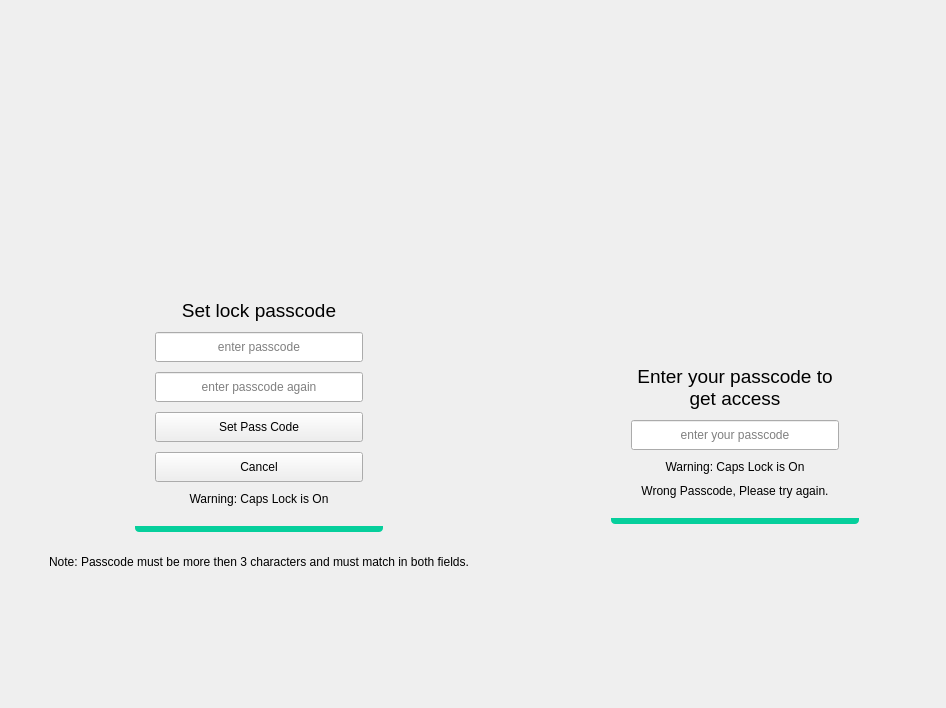
<?xml version="1.0" encoding="UTF-8"?>
<ui version="4.0">
 <class>Lock</class>
 <widget class="QWidget" name="Lock">
  <property name="geometry">
   <rect>
    <x>0</x>
    <y>0</y>
    <width>946</width>
    <height>708</height>
   </rect>
  </property>
  <property name="sizePolicy">
   <sizepolicy hsizetype="Expanding" vsizetype="Expanding">
    <horstretch>0</horstretch>
    <verstretch>0</verstretch>
   </sizepolicy>
  </property>
  <property name="windowTitle">
   <string>Form</string>
  </property>
  <layout class="QHBoxLayout" name="horizontalLayout">
   <property name="leftMargin">
    <number>0</number>
   </property>
   <property name="topMargin">
    <number>0</number>
   </property>
   <property name="rightMargin">
    <number>0</number>
   </property>
   <property name="bottomMargin">
    <number>0</number>
   </property>
   <item>
    <widget class="QWidget" name="centerWidget" native="true">
     <layout class="QHBoxLayout" name="horizontalLayout_8">
      <property name="leftMargin">
       <number>0</number>
      </property>
      <property name="topMargin">
       <number>0</number>
      </property>
      <property name="rightMargin">
       <number>0</number>
      </property>
      <property name="bottomMargin">
       <number>0</number>
      </property>
      <item>
       <widget class="QWidget" name="signup" native="true">
        <property name="styleSheet">
         <string notr="true">QWidget#signup {
        	 background-image:url(:/icons/texture.png)
}</string>
        </property>
        <layout class="QVBoxLayout" name="verticalLayout">
         <property name="spacing">
          <number>20</number>
         </property>
         <item>
          <spacer name="verticalSpacer">
           <property name="orientation">
            <enum>Qt::Vertical</enum>
           </property>
           <property name="sizeHint" stdset="0">
            <size>
             <width>20</width>
             <height>40</height>
            </size>
           </property>
          </spacer>
         </item>
         <item>
          <layout class="QHBoxLayout" name="horizontalLayout_5">
           <property name="leftMargin">
            <number>0</number>
           </property>
           <property name="rightMargin">
            <number>0</number>
           </property>
           <property name="bottomMargin">
            <number>0</number>
           </property>
           <item>
            <spacer name="horizontalSpacer_7">
             <property name="orientation">
              <enum>Qt::Horizontal</enum>
             </property>
             <property name="sizeHint" stdset="0">
              <size>
               <width>40</width>
               <height>20</height>
              </size>
             </property>
            </spacer>
           </item>
           <item>
            <layout class="QVBoxLayout" name="verticalLayout_10">
             <property name="spacing">
              <number>0</number>
             </property>
             <property name="rightMargin">
              <number>0</number>
             </property>
             <property name="bottomMargin">
              <number>0</number>
             </property>
             <item>
              <widget class="QWidget" name="widget_2" native="true">
               <property name="styleSheet">
                <string notr="true"/>
               </property>
               <layout class="QVBoxLayout" name="verticalLayout_4">
                <property name="spacing">
                 <number>10</number>
                </property>
                <property name="sizeConstraint">
                 <enum>QLayout::SetMinimumSize</enum>
                </property>
                <property name="leftMargin">
                 <number>20</number>
                </property>
                <property name="topMargin">
                 <number>20</number>
                </property>
                <property name="rightMargin">
                 <number>20</number>
                </property>
                <property name="bottomMargin">
                 <number>20</number>
                </property>
                <item>
                 <layout class="QHBoxLayout" name="horizontalLayout_2">
                  <property name="topMargin">
                   <number>0</number>
                  </property>
                  <property name="bottomMargin">
                   <number>5</number>
                  </property>
                  <item>
                   <spacer name="horizontalSpacer">
                    <property name="orientation">
                     <enum>Qt::Horizontal</enum>
                    </property>
                    <property name="sizeHint" stdset="0">
                     <size>
                      <width>40</width>
                      <height>20</height>
                     </size>
                    </property>
                   </spacer>
                  </item>
                  <item>
                   <widget class="QLabel" name="label">
                    <property name="minimumSize">
                     <size>
                      <width>128</width>
                      <height>128</height>
                     </size>
                    </property>
                    <property name="styleSheet">
                     <string notr="true">background-color:transparent;</string>
                    </property>
                    <property name="text">
                     <string/>
                    </property>
                    <property name="pixmap">
                     <pixmap resource="icons.qrc">:/icons/app/icon-128.png</pixmap>
                    </property>
                    <property name="alignment">
                     <set>Qt::AlignCenter</set>
                    </property>
                   </widget>
                  </item>
                  <item>
                   <spacer name="horizontalSpacer_2">
                    <property name="orientation">
                     <enum>Qt::Horizontal</enum>
                    </property>
                    <property name="sizeHint" stdset="0">
                     <size>
                      <width>40</width>
                      <height>20</height>
                     </size>
                    </property>
                   </spacer>
                  </item>
                 </layout>
                </item>
                <item>
                 <widget class="QLabel" name="label_3">
                  <property name="font">
                   <font>
                    <pointsize>14</pointsize>
                   </font>
                  </property>
                  <property name="text">
                   <string>Set lock passcode</string>
                  </property>
                  <property name="alignment">
                   <set>Qt::AlignCenter</set>
                  </property>
                  <property name="wordWrap">
                   <bool>true</bool>
                  </property>
                 </widget>
                </item>
                <item>
                 <widget class="QLineEdit" name="passcode1">
                  <property name="minimumSize">
                   <size>
                    <width>0</width>
                    <height>30</height>
                   </size>
                  </property>
                  <property name="echoMode">
                   <enum>QLineEdit::Password</enum>
                  </property>
                  <property name="alignment">
                   <set>Qt::AlignCenter</set>
                  </property>
                  <property name="placeholderText">
                   <string>enter passcode</string>
                  </property>
                 </widget>
                </item>
                <item>
                 <widget class="QLineEdit" name="passcode2">
                  <property name="minimumSize">
                   <size>
                    <width>0</width>
                    <height>30</height>
                   </size>
                  </property>
                  <property name="echoMode">
                   <enum>QLineEdit::Password</enum>
                  </property>
                  <property name="alignment">
                   <set>Qt::AlignCenter</set>
                  </property>
                  <property name="placeholderText">
                   <string>enter passcode again</string>
                  </property>
                 </widget>
                </item>
                <item>
                 <widget class="QPushButton" name="setPass">
                  <property name="minimumSize">
                   <size>
                    <width>0</width>
                    <height>30</height>
                   </size>
                  </property>
                  <property name="text">
                   <string>Set Pass Code</string>
                  </property>
                 </widget>
                </item>
                <item>
                 <widget class="QPushButton" name="cancelSetting">
                  <property name="minimumSize">
                   <size>
                    <width>0</width>
                    <height>30</height>
                   </size>
                  </property>
                  <property name="text">
                   <string>Cancel</string>
                  </property>
                 </widget>
                </item>
                <item>
                 <widget class="QLabel" name="caps2">
                  <property name="text">
                   <string>Warning: Caps Lock is On</string>
                  </property>
                  <property name="alignment">
                   <set>Qt::AlignCenter</set>
                  </property>
                 </widget>
                </item>
               </layout>
              </widget>
             </item>
             <item>
              <widget class="QWidget" name="bottomLine_2" native="true">
               <property name="minimumSize">
                <size>
                 <width>6</width>
                 <height>0</height>
                </size>
               </property>
               <property name="maximumSize">
                <size>
                 <width>16777215</width>
                 <height>6</height>
                </size>
               </property>
               <property name="styleSheet">
                <string notr="true">background-color: rgb(6, 207, 156);
border-bottom-right-radius: 4px;
border-bottom-left-radius: 4px;</string>
               </property>
               <layout class="QVBoxLayout" name="verticalLayout_11"/>
              </widget>
             </item>
            </layout>
           </item>
           <item>
            <spacer name="horizontalSpacer_8">
             <property name="orientation">
              <enum>Qt::Horizontal</enum>
             </property>
             <property name="sizeHint" stdset="0">
              <size>
               <width>40</width>
               <height>20</height>
              </size>
             </property>
            </spacer>
           </item>
          </layout>
         </item>
         <item>
          <layout class="QHBoxLayout" name="horizontalLayout_7">
           <property name="topMargin">
            <number>0</number>
           </property>
           <item>
            <spacer name="horizontalSpacer_11">
             <property name="orientation">
              <enum>Qt::Horizontal</enum>
             </property>
             <property name="sizeHint" stdset="0">
              <size>
               <width>40</width>
               <height>20</height>
              </size>
             </property>
            </spacer>
           </item>
           <item>
            <widget class="QLabel" name="signup_warning">
             <property name="text">
              <string>&lt;html&gt;&lt;head/&gt;&lt;body&gt;&lt;p&gt;Note: Passcode must be more then 3 characters and must match in both fields.&lt;/p&gt;&lt;/body&gt;&lt;/html&gt;</string>
             </property>
             <property name="alignment">
              <set>Qt::AlignCenter</set>
             </property>
             <property name="wordWrap">
              <bool>false</bool>
             </property>
            </widget>
           </item>
           <item>
            <spacer name="horizontalSpacer_12">
             <property name="orientation">
              <enum>Qt::Horizontal</enum>
             </property>
             <property name="sizeHint" stdset="0">
              <size>
               <width>40</width>
               <height>20</height>
              </size>
             </property>
            </spacer>
           </item>
          </layout>
         </item>
         <item>
          <spacer name="verticalSpacer_2">
           <property name="orientation">
            <enum>Qt::Vertical</enum>
           </property>
           <property name="sizeHint" stdset="0">
            <size>
             <width>20</width>
             <height>40</height>
            </size>
           </property>
          </spacer>
         </item>
        </layout>
       </widget>
      </item>
      <item>
       <widget class="QWidget" name="login" native="true">
        <property name="styleSheet">
         <string notr="true">QWidget#login {
        	 background-image:url(&quot;:/icons/texture.png&quot;)
}</string>
        </property>
        <layout class="QVBoxLayout" name="verticalLayout_2">
         <property name="spacing">
          <number>20</number>
         </property>
         <item>
          <spacer name="verticalSpacer_4">
           <property name="orientation">
            <enum>Qt::Vertical</enum>
           </property>
           <property name="sizeHint" stdset="0">
            <size>
             <width>20</width>
             <height>40</height>
            </size>
           </property>
          </spacer>
         </item>
         <item>
          <layout class="QHBoxLayout" name="horizontalLayout_4">
           <property name="leftMargin">
            <number>0</number>
           </property>
           <property name="rightMargin">
            <number>0</number>
           </property>
           <property name="bottomMargin">
            <number>0</number>
           </property>
           <item>
            <spacer name="horizontalSpacer_6">
             <property name="orientation">
              <enum>Qt::Horizontal</enum>
             </property>
             <property name="sizeHint" stdset="0">
              <size>
               <width>40</width>
               <height>20</height>
              </size>
             </property>
            </spacer>
           </item>
           <item>
            <layout class="QVBoxLayout" name="verticalLayout_8">
             <property name="spacing">
              <number>0</number>
             </property>
             <property name="rightMargin">
              <number>0</number>
             </property>
             <property name="bottomMargin">
              <number>0</number>
             </property>
             <item>
              <widget class="QWidget" name="widget" native="true">
               <property name="styleSheet">
                <string notr="true"/>
               </property>
               <layout class="QVBoxLayout" name="verticalLayout_3">
                <property name="spacing">
                 <number>10</number>
                </property>
                <property name="leftMargin">
                 <number>20</number>
                </property>
                <property name="topMargin">
                 <number>20</number>
                </property>
                <property name="rightMargin">
                 <number>20</number>
                </property>
                <property name="bottomMargin">
                 <number>20</number>
                </property>
                <item>
                 <layout class="QHBoxLayout" name="horizontalLayout_3">
                  <property name="topMargin">
                   <number>0</number>
                  </property>
                  <property name="bottomMargin">
                   <number>0</number>
                  </property>
                  <item>
                   <spacer name="horizontalSpacer_3">
                    <property name="orientation">
                     <enum>Qt::Horizontal</enum>
                    </property>
                    <property name="sizeHint" stdset="0">
                     <size>
                      <width>40</width>
                      <height>20</height>
                     </size>
                    </property>
                   </spacer>
                  </item>
                  <item>
                   <widget class="QLabel" name="label_2">
                    <property name="minimumSize">
                     <size>
                      <width>128</width>
                      <height>128</height>
                     </size>
                    </property>
                    <property name="styleSheet">
                     <string notr="true">background-color:transparent;</string>
                    </property>
                    <property name="text">
                     <string/>
                    </property>
                    <property name="pixmap">
                     <pixmap resource="icons.qrc">:/icons/app/icon-128.png</pixmap>
                    </property>
                    <property name="alignment">
                     <set>Qt::AlignCenter</set>
                    </property>
                   </widget>
                  </item>
                  <item>
                   <spacer name="horizontalSpacer_4">
                    <property name="orientation">
                     <enum>Qt::Horizontal</enum>
                    </property>
                    <property name="sizeHint" stdset="0">
                     <size>
                      <width>40</width>
                      <height>20</height>
                     </size>
                    </property>
                   </spacer>
                  </item>
                 </layout>
                </item>
                <item>
                 <layout class="QHBoxLayout" name="horizontalLayout_6">
                  <property name="bottomMargin">
                   <number>0</number>
                  </property>
                  <item>
                   <spacer name="horizontalSpacer_9">
                    <property name="orientation">
                     <enum>Qt::Horizontal</enum>
                    </property>
                    <property name="sizeHint" stdset="0">
                     <size>
                      <width>40</width>
                      <height>20</height>
                     </size>
                    </property>
                   </spacer>
                  </item>
                  <item>
                   <widget class="QLabel" name="label_5">
                    <property name="minimumSize">
                     <size>
                      <width>32</width>
                      <height>32</height>
                     </size>
                    </property>
                    <property name="maximumSize">
                     <size>
                      <width>32</width>
                      <height>32</height>
                     </size>
                    </property>
                    <property name="styleSheet">
                     <string notr="true">background-color:transparent;</string>
                    </property>
                    <property name="text">
                     <string/>
                    </property>
                    <property name="pixmap">
                     <pixmap resource="icons.qrc">:/icons/lock-2-fill.png</pixmap>
                    </property>
                    <property name="scaledContents">
                     <bool>true</bool>
                    </property>
                    <property name="alignment">
                     <set>Qt::AlignCenter</set>
                    </property>
                   </widget>
                  </item>
                  <item>
                   <spacer name="horizontalSpacer_10">
                    <property name="orientation">
                     <enum>Qt::Horizontal</enum>
                    </property>
                    <property name="sizeHint" stdset="0">
                     <size>
                      <width>40</width>
                      <height>20</height>
                     </size>
                    </property>
                   </spacer>
                  </item>
                 </layout>
                </item>
                <item>
                 <widget class="QLabel" name="label_4">
                  <property name="font">
                   <font>
                    <pointsize>14</pointsize>
                   </font>
                  </property>
                  <property name="text">
                   <string>Enter your passcode to get access</string>
                  </property>
                  <property name="alignment">
                   <set>Qt::AlignCenter</set>
                  </property>
                  <property name="wordWrap">
                   <bool>true</bool>
                  </property>
                 </widget>
                </item>
                <item>
                 <widget class="QLineEdit" name="passcodeLogin">
                  <property name="minimumSize">
                   <size>
                    <width>0</width>
                    <height>30</height>
                   </size>
                  </property>
                  <property name="echoMode">
                   <enum>QLineEdit::Password</enum>
                  </property>
                  <property name="alignment">
                   <set>Qt::AlignCenter</set>
                  </property>
                  <property name="placeholderText">
                   <string>enter your passcode</string>
                  </property>
                 </widget>
                </item>
                <item>
                 <widget class="QLabel" name="caps1">
                  <property name="text">
                   <string>Warning: Caps Lock is On</string>
                  </property>
                  <property name="alignment">
                   <set>Qt::AlignCenter</set>
                  </property>
                 </widget>
                </item>
                <item>
                 <widget class="QLabel" name="wrong">
                  <property name="text">
                   <string>&lt;html&gt;&lt;head/&gt;&lt;body&gt;&lt;p&gt;Wrong Passcode, Please try again.&lt;/p&gt;&lt;/body&gt;&lt;/html&gt;</string>
                  </property>
                  <property name="alignment">
                   <set>Qt::AlignCenter</set>
                  </property>
                  <property name="wordWrap">
                   <bool>true</bool>
                  </property>
                 </widget>
                </item>
               </layout>
              </widget>
             </item>
             <item>
              <widget class="QWidget" name="bottomLine" native="true">
               <property name="minimumSize">
                <size>
                 <width>6</width>
                 <height>0</height>
                </size>
               </property>
               <property name="maximumSize">
                <size>
                 <width>16777215</width>
                 <height>6</height>
                </size>
               </property>
               <property name="styleSheet">
                <string notr="true">background-color: rgb(6, 207, 156);
border-bottom-right-radius: 4px;
border-bottom-left-radius: 4px;</string>
               </property>
               <layout class="QVBoxLayout" name="verticalLayout_9"/>
              </widget>
             </item>
            </layout>
           </item>
           <item>
            <spacer name="horizontalSpacer_5">
             <property name="orientation">
              <enum>Qt::Horizontal</enum>
             </property>
             <property name="sizeHint" stdset="0">
              <size>
               <width>40</width>
               <height>20</height>
              </size>
             </property>
            </spacer>
           </item>
          </layout>
         </item>
         <item>
          <spacer name="verticalSpacer_5">
           <property name="orientation">
            <enum>Qt::Vertical</enum>
           </property>
           <property name="sizeType">
            <enum>QSizePolicy::Maximum</enum>
           </property>
           <property name="sizeHint" stdset="0">
            <size>
             <width>20</width>
             <height>20</height>
            </size>
           </property>
          </spacer>
         </item>
         <item>
          <layout class="QVBoxLayout" name="moreAppsLayout"/>
         </item>
         <item>
          <spacer name="verticalSpacer_3">
           <property name="orientation">
            <enum>Qt::Vertical</enum>
           </property>
           <property name="sizeHint" stdset="0">
            <size>
             <width>20</width>
             <height>40</height>
            </size>
           </property>
          </spacer>
         </item>
        </layout>
       </widget>
      </item>
     </layout>
    </widget>
   </item>
  </layout>
 </widget>
 <resources>
  <include location="icons.qrc"/>
 </resources>
 <connections/>
</ui>
